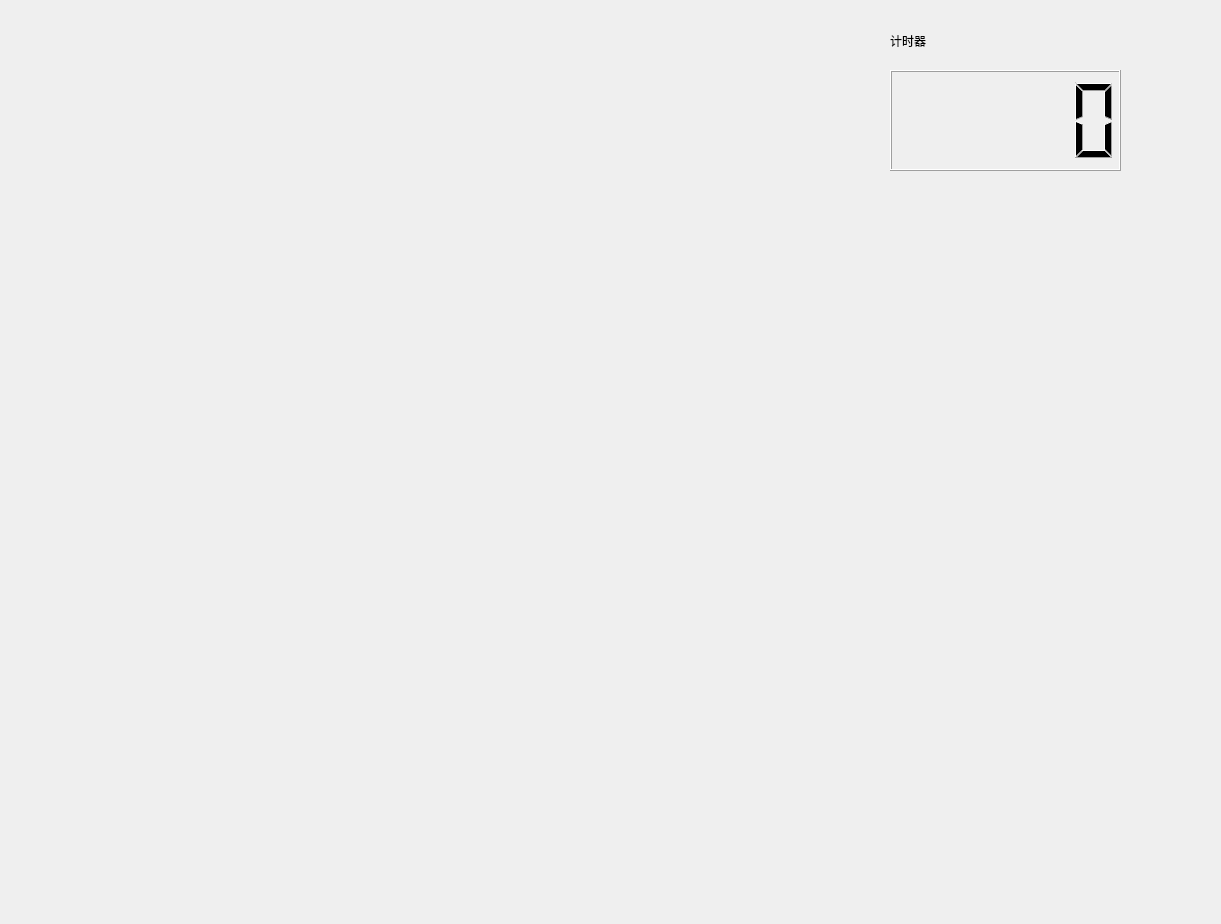
<?xml version="1.0" encoding="UTF-8"?>
<ui version="4.0">
 <class>ChessBoard</class>
 <widget class="QMainWindow" name="ChessBoard">
  <property name="geometry">
   <rect>
    <x>0</x>
    <y>0</y>
    <width>1221</width>
    <height>924</height>
   </rect>
  </property>
  <property name="windowTitle">
   <string>MainWindow</string>
  </property>
  <widget class="QWidget" name="centralwidget">
   <widget class="QLabel" name="label_2">
    <property name="geometry">
     <rect>
      <x>890</x>
      <y>20</y>
      <width>111</width>
      <height>41</height>
     </rect>
    </property>
    <property name="styleSheet">
     <string notr="true">font: 20pt &quot;微软雅黑&quot;;</string>
    </property>
    <property name="text">
     <string>计时器</string>
    </property>
   </widget>
   <widget class="QLCDNumber" name="lcdNumber">
    <property name="geometry">
     <rect>
      <x>890</x>
      <y>70</y>
      <width>231</width>
      <height>101</height>
     </rect>
    </property>
   </widget>
  </widget>
 </widget>
 <resources/>
 <connections/>
</ui>
